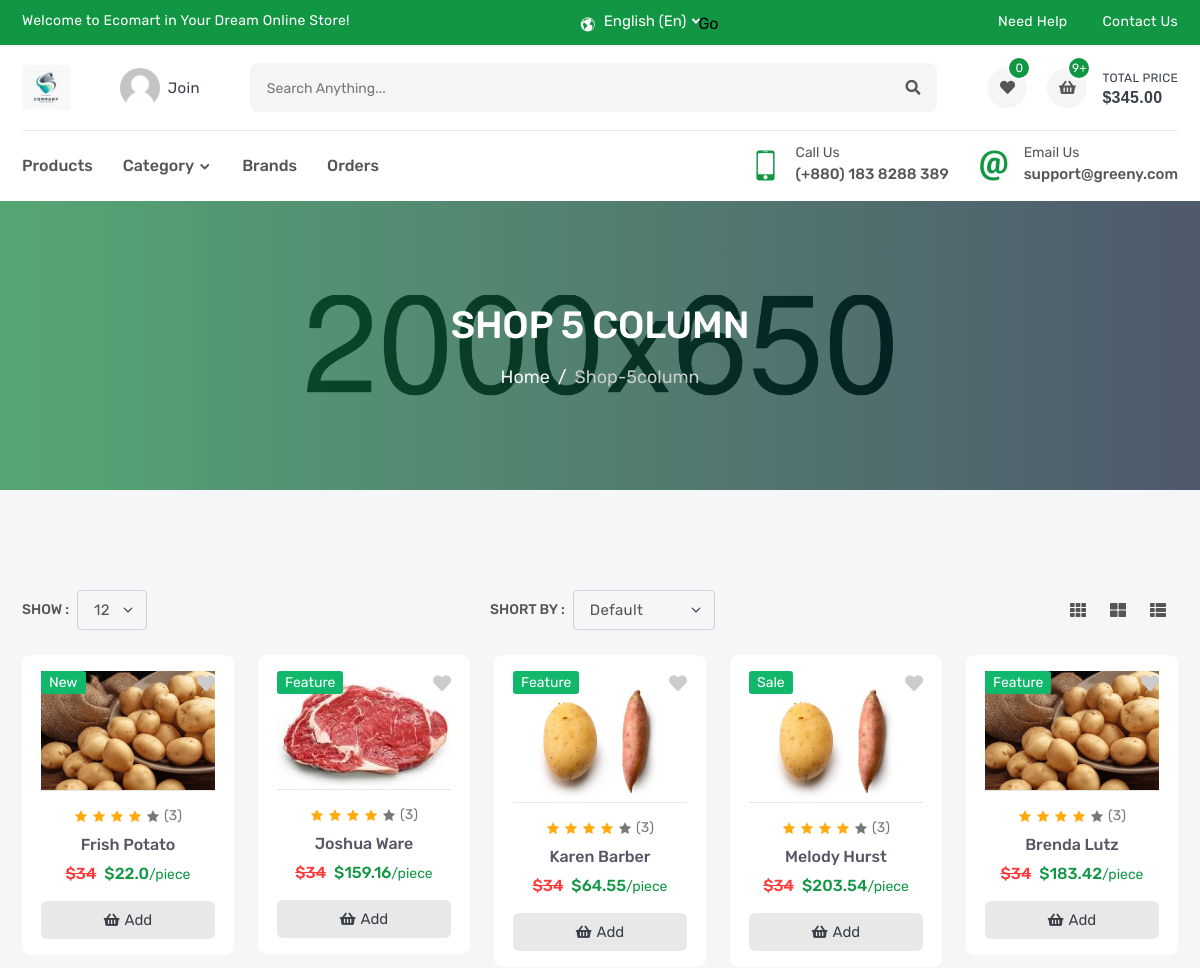
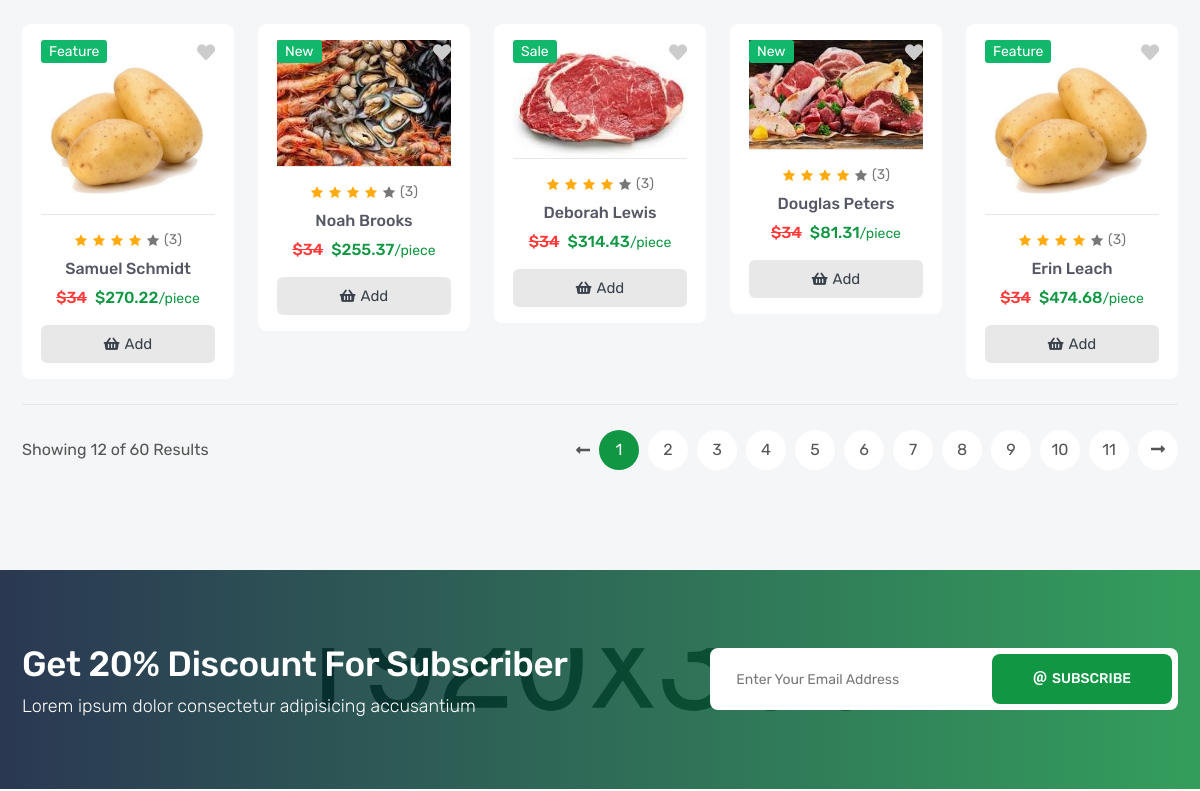
Before: /products/ (upper part) with the older database file (2 pictures, top to bottom).
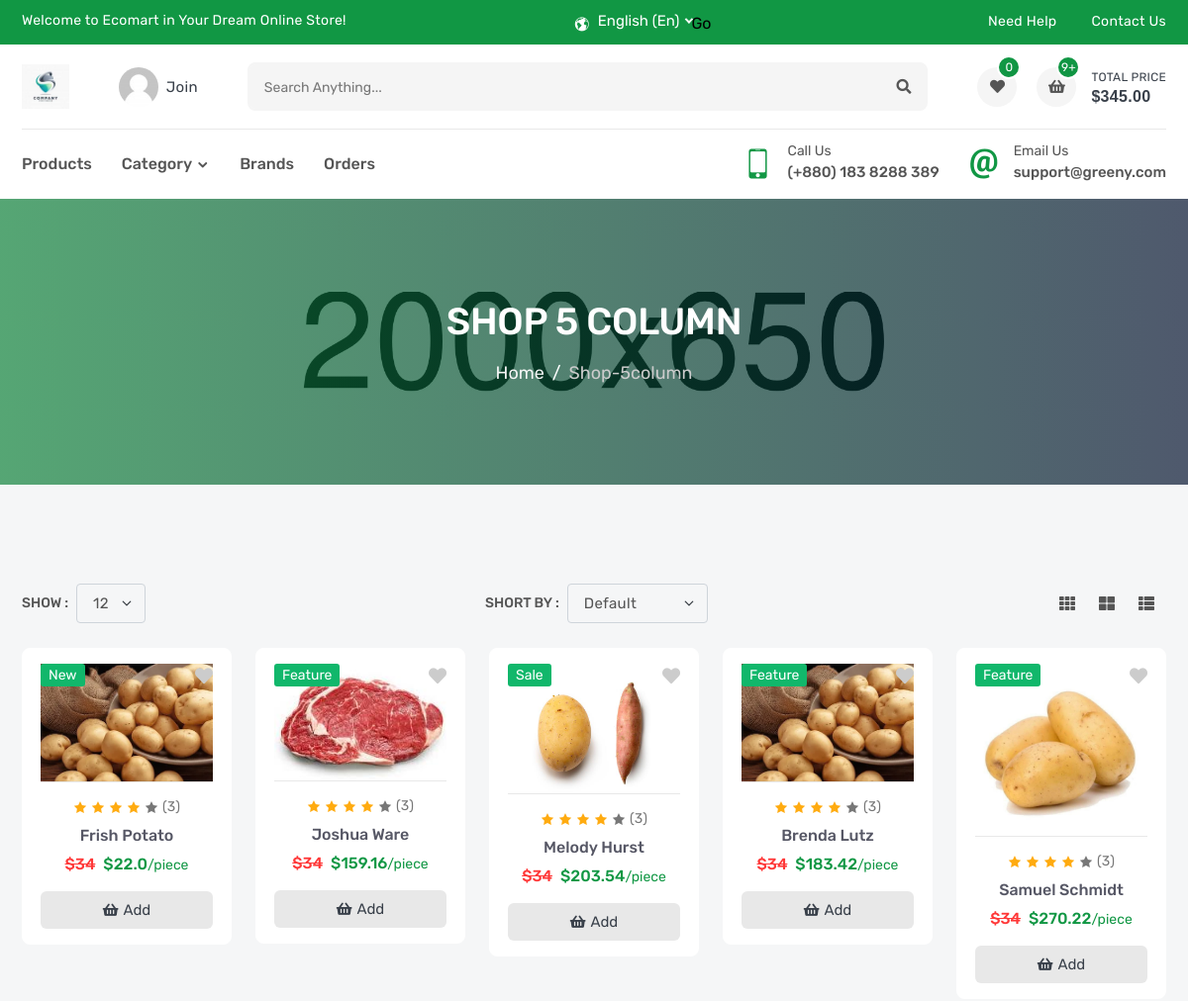
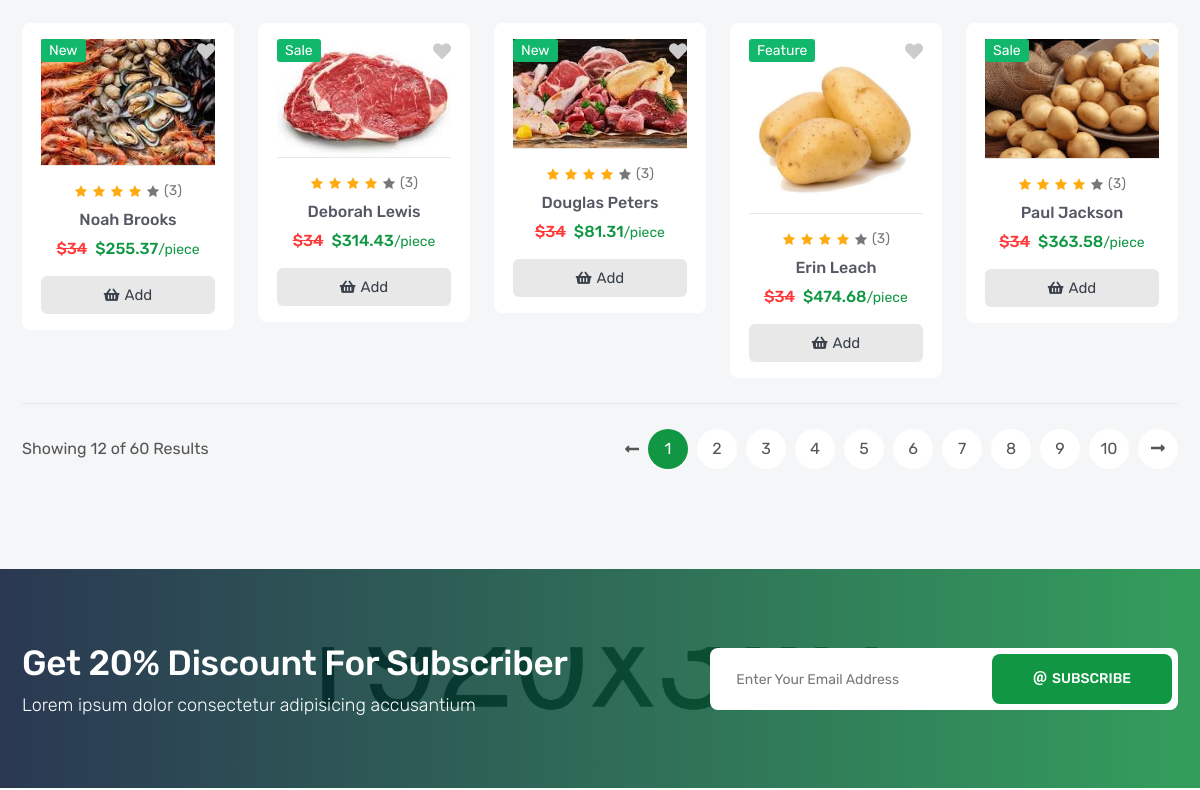
After: the same page with the newer database file (2 pictures, top to bottom).
### products/models.py (models this page shows, shortened)
class Product(models.Model):
    name = models.CharField(max_length=100 , verbose_name=_("Name"))
    subtitle = models.CharField(_("Subtitle"),max_length=500)
    sku = models.IntegerField(_("SKU"))
    desc = models.TextField(_("Description"),max_length=10000)
    price = models.FloatField(_("Price"))
    image = models.ImageField(upload_to='products/')
    flag = models.CharField(_("Flag") , max_length=10 , choices=FLAG_OPTION)
    quantity = models.IntegerField(_("Quantity"))
    brand = models.ForeignKey('Brand',related_name='product_brand',on_delete=models.SET_NULL,null=True,blank=True)
    category = models.ForeignKey('Category',related_name='product_category',on_delete=models.SET_NULL,null=True,blank=True)
    tags = TaggableManager()
    slug = models.SlugField(null=True,blank=True)
    def __str__(self):
        return self.name

### products/views.py (the view)
# urls.py: path("", ProductList.as_view(), name="product_list"),
class ProductList(ListView):
    model = Product
    paginate_by=10

### products/templates/products/product_list.html (shortened to what the changed rows need)
{% extends 'base.html' %}
{% block body %}
        <section class="inner-section single-banner" style="background: url(images/single-banner.jpg) no-repeat center;">
            <div class="container">
                <h2>Shop 5 Column</h2>
            </div>
        </section>
        <section class="inner-section shop-part">
            <div class="container">
                <div class="row row-cols-2 row-cols-md-3 row-cols-lg-3 row-cols-xl-5">
                    {% for product in object_list %}
                    <div class="col">
                        <div class="product-card">
                            <div class="product-media">
                                <div class="product-label">
                                    <label class="label-text new">{{product.flag}}</label>
                                </div>
                                <button class="product-wish wish">
                                    <i class="fas fa-heart"></i>
                                </button>
                                <a class="product-image" href="{% url 'products:product_detail' product.pk %}">
                                    <img src="{{product.image.url}}" alt="{{product}}">
                                </a>
                            </div>
                            <div class="product-content">
                                <div class="product-rating">
                                    <i class="active icofont-star"></i>
                                    <i class="active icofont-star"></i>
                                    <i class="active icofont-star"></i>
                                    <i class="active icofont-star"></i>
                                    <i class="icofont-star"></i>
                                    <a href="product-video.html">(3)</a>
                                </div>
                                <h6 class="product-name">
                                    <a href="{% url 'products:product_detail' product.pk %}">{{product}}</a>
                                </h6>
                                <h6 class="product-price">
                                    <del>$34</del>
                                    <span>${{product.price}}<small>/piece</small></span>
                                </h6>
                                <button class="product-add" title="Add to Cart">
                                    <i class="fas fa-shopping-basket"></i>
                                    <span>add</span>
                                </button>
                            </div>
                        </div>
                    </div>
                    {% endfor %}
                </div>
                {% if is_paginated %}
                <div class="row">
                    <div class="col-lg-12">
                        <div class="bottom-paginate">
                            <ul class="pagination">
                                {% for i in paginator.page_range %}
                                    {% if page_obj.number == i %}
                                        <li class="page-item"><a class="page-link active" href="#">{{i}}</a></li>
                                    {% else %}
                                        <li class="page-item"><a class="page-link" href="?page={{i}}">{{i}}</a></li>
                                    {% endif %}
                                {% endfor %}
                            </ul>
                        </div>
                    </div>
                </div>
                {% endif %}
            </div>
        </section>
        {% endblock body %}

Changed rows visible on the page:
removed Product: flag "Feature", image (picture), name "Karen Barber", price "64.55"
now on this page (row unchanged): Product: flag "Sale", image (picture), name "Paul Jackson", price "363.58"
Other visible differences:
list line gone: "11"
